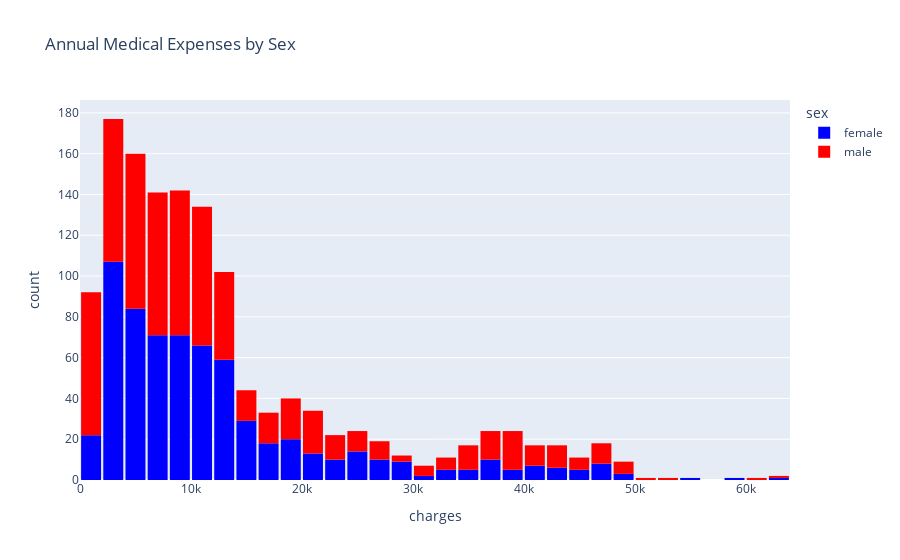

Write notebook code for a chart like this one.
### Code cell
fig = px.histogram(df,
                    x="charges",
                    #marginal="box",
                    color="sex",
                    color_discrete_sequence=["blue", "red"],
                    title="Annual Medical Expenses by Sex")

fig.update_layout(bargap=0.1)
fig.show()

### Figure 1 — Plotly figure (JSON) as saved in the notebook; plotly's stock layout.template omitted (floating-point values rounded to 4 significant figures; data arrays with more than 128 entries replaced by an {"elided": "..."} marker saying what was removed)
{"data": [{"alignmentgroup": "True", "bingroup": "x", "hovertemplate": "sex=female<br>charges=%{x}<br>count=%{y}<extra></extra>", "legendgroup": "female", "marker": {"color": "blue", "pattern": {"shape": ""}}, "name": "female", "offsetgroup": "female", "orientation": "v", "showlegend": true, "type": "histogram", "x": {"elided": "662 float values"}, "xaxis": "x", "yaxis": "y"}, {"alignmentgroup": "True", "bingroup": "x", "hovertemplate": "sex=male<br>charges=%{x}<br>count=%{y}<extra></extra>", "legendgroup": "male", "marker": {"color": "red", "pattern": {"shape": ""}}, "name": "male", "offsetgroup": "male", "orientation": "v", "showlegend": true, "type": "histogram", "x": {"elided": "676 float values"}, "xaxis": "x", "yaxis": "y"}], "layout": {"bargap": 0.1, "barmode": "relative", "legend": {"title": {"text": "sex"}, "tracegroupgap": 0}, "title": {"text": "Annual Medical Expenses by Sex"}, "xaxis": {"anchor": "y", "domain": [0, 1], "title": {"text": "charges"}}, "yaxis": {"anchor": "x", "domain": [0, 1], "title": {"text": "count"}}}}
